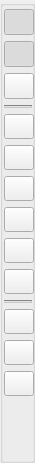
       <widget class="QGroupBox" name="groupBox">
        <property name="sizePolicy">
         <sizepolicy hsizetype="Fixed" vsizetype="Expanding">
          <horstretch>0</horstretch>
          <verstretch>0</verstretch>
         </sizepolicy>
        </property>
        <property name="minimumSize">
         <size>
          <width>35</width>
          <height>0</height>
         </size>
        </property>
        <property name="maximumSize">
         <size>
          <width>30</width>
          <height>16777215</height>
         </size>
        </property>
        <property name="tabletTracking">
         <bool>false</bool>
        </property>
        <property name="focusPolicy">
         <enum>Qt::NoFocus</enum>
        </property>
        <property name="layoutDirection">
         <enum>Qt::LeftToRight</enum>
        </property>
        <property name="inputMethodHints">
         <set>Qt::ImhNone</set>
        </property>
        <property name="alignment">
         <set>Qt::AlignLeading|Qt::AlignLeft|Qt::AlignVCenter</set>
        </property>
        <property name="flat">
         <bool>false</bool>
        </property>
        <layout class="QVBoxLayout" name="verticalLayout_28">
         <property name="leftMargin">
          <number>0</number>
         </property>
         <property name="topMargin">
          <number>0</number>
         </property>
         <property name="rightMargin">
          <number>0</number>
         </property>
         <property name="bottomMargin">
          <number>0</number>
         </property>
         <item>
          <layout class="QVBoxLayout" name="verticalLayout_24">
           <property name="sizeConstraint">
            <enum>QLayout::SetDefaultConstraint</enum>
           </property>
           <property name="leftMargin">
            <number>1</number>
           </property>
           <property name="topMargin">
            <number>3</number>
           </property>
           <property name="bottomMargin">
            <number>4</number>
           </property>
           <item>
            <widget class="QPushButton" name="ckbSurfaceGrid">
             <property name="sizePolicy">
              <sizepolicy hsizetype="Fixed" vsizetype="Fixed">
               <horstretch>0</horstretch>
               <verstretch>0</verstretch>
              </sizepolicy>
             </property>
             <property name="minimumSize">
              <size>
               <width>30</width>
               <height>30</height>
              </size>
             </property>
             <property name="maximumSize">
              <size>
               <width>30</width>
               <height>30</height>
              </size>
             </property>
             <property name="font">
              <font>
               <family>黑体</family>
              </font>
             </property>
             <property name="toolTip">
              <string>&lt;html&gt;&lt;head/&gt;&lt;body&gt;&lt;p&gt;网格开关&lt;/p&gt;&lt;/body&gt;&lt;/html&gt;</string>
             </property>
             <property name="layoutDirection">
              <enum>Qt::LeftToRight</enum>
             </property>
             <property name="autoFillBackground">
              <bool>false</bool>
             </property>
             <property name="styleSheet">
              <string notr="true">
															QPushButton{
															border-image:url(:/Ticon/Resources/网格-disable.png);
															}
															QPushButton:checked{
															border-image: url(:/Ticon/Resources/网格.png);
															}
															QPushButton{
															min-height:18px;
															}
														</string>
             </property>
             <property name="text">
              <string/>
             </property>
             <property name="icon">
              <iconset resource="Turbine_Blade.qrc">
               <normaloff>:/Ticon/Resources/mesh.png</normaloff>:/Ticon/Resources/mesh.png</iconset>
             </property>
             <property name="iconSize">
              <size>
               <width>25</width>
               <height>25</height>
              </size>
             </property>
             <property name="checkable">
              <bool>true</bool>
             </property>
             <property name="checked">
              <bool>true</bool>
             </property>
            </widget>
           </item>
           <item>
            <widget class="QPushButton" name="ckbCoordCircle">
             <property name="sizePolicy">
              <sizepolicy hsizetype="Fixed" vsizetype="Fixed">
               <horstretch>0</horstretch>
               <verstretch>0</verstretch>
              </sizepolicy>
             </property>
             <property name="minimumSize">
              <size>
               <width>30</width>
               <height>30</height>
              </size>
             </property>
             <property name="maximumSize">
              <size>
               <width>30</width>
               <height>30</height>
              </size>
             </property>
             <property name="font">
              <font>
               <family>黑体</family>
              </font>
             </property>
             <property name="toolTip">
              <string>&lt;html&gt;&lt;head/&gt;&lt;body&gt;&lt;p&gt;坐标圈开关&lt;/p&gt;&lt;/body&gt;&lt;/html&gt;</string>
             </property>
             <property name="styleSheet">
              <string notr="true">
															QPushButton{
															border-image:url(:/Ticon/Resources/coord-disable.png);
															}
															QPushButton:checked{
															border-image: url(:/Ticon/Resources/Move.png);
															}
															QPushButton{
															min-height:18px;
															}
														</string>
             </property>
             <property name="text">
              <string/>
             </property>
             <property name="iconSize">
              <size>
               <width>25</width>
               <height>25</height>
              </size>
             </property>
             <property name="checkable">
              <bool>true</bool>
             </property>
             <property name="checked">
              <bool>true</bool>
             </property>
            </widget>
           </item>
           <item>
            <widget class="QPushButton" name="ckbFaceCull">
             <property name="sizePolicy">
              <sizepolicy hsizetype="Fixed" vsizetype="Fixed">
               <horstretch>0</horstretch>
               <verstretch>0</verstretch>
              </sizepolicy>
             </property>
             <property name="minimumSize">
              <size>
               <width>30</width>
               <height>30</height>
              </size>
             </property>
             <property name="maximumSize">
              <size>
               <width>30</width>
               <height>30</height>
              </size>
             </property>
             <property name="font">
              <font>
               <family>黑体</family>
              </font>
             </property>
             <property name="toolTip">
              <string>&lt;html&gt;&lt;head/&gt;&lt;body&gt;&lt;p&gt;面剔除开关&lt;/p&gt;&lt;/body&gt;&lt;/html&gt;</string>
             </property>
             <property name="styleSheet">
              <string notr="true">
															QPushButton{
															border-image: url(:/Ticon/Resources/6610 - View.png);
															}
															QPushButton:checked{
															border-image:url(:/Ticon/Resources/View-disable.png);
															}
															QPushButton{
															min-height:18px;
															}
														</string>
             </property>
             <property name="text">
              <string/>
             </property>
             <property name="iconSize">
              <size>
               <width>25</width>
               <height>25</height>
              </size>
             </property>
             <property name="checkable">
              <bool>true</bool>
             </property>
            </widget>
           </item>
           <item>
            <widget class="Line" name="line">
             <property name="styleSheet">
              <string notr="true">background-color: rgb(199, 199, 199);</string>
             </property>
             <property name="orientation">
              <enum>Qt::Horizontal</enum>
             </property>
            </widget>
           </item>
           <item>
            <widget class="QPushButton" name="viewpoints">
             <property name="sizePolicy">
              <sizepolicy hsizetype="Minimum" vsizetype="Minimum">
               <horstretch>0</horstretch>
               <verstretch>0</verstretch>
              </sizepolicy>
             </property>
             <property name="minimumSize">
              <size>
               <width>30</width>
               <height>25</height>
              </size>
             </property>
             <property name="maximumSize">
              <size>
               <width>30</width>
               <height>30</height>
              </size>
             </property>
             <property name="toolTip">
              <string>&lt;html&gt;&lt;head/&gt;&lt;body&gt;&lt;p&gt;点集&lt;/p&gt;&lt;/body&gt;&lt;/html&gt;</string>
             </property>
             <property name="styleSheet">
              <string notr="true"/>
             </property>
             <property name="text">
              <string/>
             </property>
             <property name="icon">
              <iconset resource="Turbine_Blade.qrc">
               <normaloff>:/Ticon/Resources/point.png</normaloff>:/Ticon/Resources/point.png</iconset>
             </property>
             <property name="iconSize">
              <size>
               <width>27</width>
               <height>27</height>
              </size>
             </property>
             <property name="checkable">
              <bool>false</bool>
             </property>
             <property name="checked">
              <bool>false</bool>
             </property>
            </widget>
           </item>
           <item>
            <widget class="QPushButton" name="viewlines">
             <property name="sizePolicy">
              <sizepolicy hsizetype="Minimum" vsizetype="Minimum">
               <horstretch>0</horstretch>
               <verstretch>0</verstretch>
              </sizepolicy>
             </property>
             <property name="minimumSize">
              <size>
               <width>30</width>
               <height>25</height>
              </size>
             </property>
             <property name="maximumSize">
              <size>
               <width>30</width>
               <height>30</height>
              </size>
             </property>
             <property name="toolTip">
              <string>&lt;html&gt;&lt;head/&gt;&lt;body&gt;&lt;p&gt;线框&lt;/p&gt;&lt;/body&gt;&lt;/html&gt;</string>
             </property>
             <property name="styleSheet">
              <string notr="true"/>
             </property>
             <property name="text">
              <string/>
             </property>
             <property name="icon">
              <iconset resource="Turbine_Blade.qrc">
               <normaloff>:/Ticon/Resources/3Dmesh.png</normaloff>:/Ticon/Resources/3Dmesh.png</iconset>
             </property>
             <property name="iconSize">
              <size>
               <width>27</width>
               <height>27</height>
              </size>
             </property>
            </widget>
           </item>
           <item>
            <widget class="QPushButton" name="viewfill">
             <property name="sizePolicy">
              <sizepolicy hsizetype="Fixed" vsizetype="Fixed">
               <horstretch>0</horstretch>
               <verstretch>0</verstretch>
              </sizepolicy>
             </property>
             <property name="minimumSize">
              <size>
               <width>30</width>
               <height>25</height>
              </size>
             </property>
             <property name="maximumSize">
              <size>
               <width>30</width>
               <height>30</height>
              </size>
             </property>
             <property name="toolTip">
              <string>&lt;html&gt;&lt;head/&gt;&lt;body&gt;&lt;p&gt;平滑面&lt;/p&gt;&lt;/body&gt;&lt;/html&gt;</string>
             </property>
             <property name="styleSheet">
              <string notr="true"/>
             </property>
             <property name="text">
              <string/>
             </property>
             <property name="icon">
              <iconset resource="Turbine_Blade.qrc">
               <normaloff>:/Ticon/Resources/facefill.png</normaloff>:/Ticon/Resources/facefill.png</iconset>
             </property>
             <property name="iconSize">
              <size>
               <width>27</width>
               <height>27</height>
              </size>
             </property>
            </widget>
           </item>
           <item>
            <widget class="QPushButton" name="viewflatfill">
             <property name="sizePolicy">
              <sizepolicy hsizetype="Fixed" vsizetype="Fixed">
               <horstretch>0</horstretch>
               <verstretch>0</verstretch>
              </sizepolicy>
             </property>
             <property name="minimumSize">
              <size>
               <width>30</width>
               <height>25</height>
              </size>
             </property>
             <property name="maximumSize">
              <size>
               <width>30</width>
               <height>30</height>
              </size>
             </property>
             <property name="toolTip">
              <string>&lt;html&gt;&lt;head/&gt;&lt;body&gt;&lt;p&gt;面片&lt;/p&gt;&lt;/body&gt;&lt;/html&gt;</string>
             </property>
             <property name="styleSheet">
              <string notr="true"/>
             </property>
             <property name="text">
              <string/>
             </property>
             <property name="icon">
              <iconset resource="Turbine_Blade.qrc">
               <normaloff>:/Ticon/Resources/icon (12).png</normaloff>:/Ticon/Resources/icon (12).png</iconset>
             </property>
             <property name="iconSize">
              <size>
               <width>24</width>
               <height>24</height>
              </size>
             </property>
            </widget>
           </item>
           <item>
            <widget class="QPushButton" name="viewlight">
             <property name="sizePolicy">
              <sizepolicy hsizetype="Fixed" vsizetype="Fixed">
               <horstretch>0</horstretch>
               <verstretch>0</verstretch>
              </sizepolicy>
             </property>
             <property name="minimumSize">
              <size>
               <width>30</width>
               <height>25</height>
              </size>
             </property>
             <property name="maximumSize">
              <size>
               <width>30</width>
               <height>30</height>
              </size>
             </property>
             <property name="toolTip">
              <string>&lt;html&gt;&lt;head/&gt;&lt;body&gt;&lt;p&gt;光照模式&lt;/p&gt;&lt;/body&gt;&lt;/html&gt;</string>
             </property>
             <property name="styleSheet">
              <string notr="true"/>
             </property>
             <property name="text">
              <string/>
             </property>
             <property name="icon">
              <iconset resource="Turbine_Blade.qrc">
               <normaloff>:/Ticon/Resources/point.png</normaloff>:/Ticon/Resources/point.png</iconset>
             </property>
             <property name="iconSize">
              <size>
               <width>27</width>
               <height>27</height>
              </size>
             </property>
            </widget>
           </item>
           <item>
            <widget class="QPushButton" name="viewnormal">
             <property name="sizePolicy">
              <sizepolicy hsizetype="Fixed" vsizetype="Fixed">
               <horstretch>0</horstretch>
               <verstretch>0</verstretch>
              </sizepolicy>
             </property>
             <property name="minimumSize">
              <size>
               <width>30</width>
               <height>25</height>
              </size>
             </property>
             <property name="maximumSize">
              <size>
               <width>30</width>
               <height>30</height>
              </size>
             </property>
             <property name="toolTip">
              <string>&lt;html&gt;&lt;head/&gt;&lt;body&gt;&lt;p&gt;法向模式&lt;/p&gt;&lt;/body&gt;&lt;/html&gt;</string>
             </property>
             <property name="styleSheet">
              <string notr="true"/>
             </property>
             <property name="text">
              <string/>
             </property>
             <property name="icon">
              <iconset resource="Turbine_Blade.qrc">
               <normaloff>:/Ticon/Resources/colorPoint.png</normaloff>:/Ticon/Resources/colorPoint.png</iconset>
             </property>
             <property name="iconSize">
              <size>
               <width>30</width>
               <height>30</height>
              </size>
             </property>
            </widget>
           </item>
           <item>
            <widget class="Line" name="line_2">
             <property name="styleSheet">
              <string notr="true">background-color: rgb(199, 199, 199);</string>
             </property>
             <property name="orientation">
              <enum>Qt::Horizontal</enum>
             </property>
            </widget>
           </item>
           <item>
            <widget class="QPushButton" name="viewclear">
             <property name="sizePolicy">
              <sizepolicy hsizetype="Fixed" vsizetype="Fixed">
               <horstretch>0</horstretch>
               <verstretch>0</verstretch>
              </sizepolicy>
             </property>
             <property name="minimumSize">
              <size>
               <width>30</width>
               <height>25</height>
              </size>
             </property>
             <property name="maximumSize">
              <size>
               <width>30</width>
               <height>30</height>
              </size>
             </property>
             <property name="toolTip">
              <string>&lt;html&gt;&lt;head/&gt;&lt;body&gt;&lt;p&gt;删除当前网格&lt;/p&gt;&lt;/body&gt;&lt;/html&gt;</string>
             </property>
             <property name="styleSheet">
              <string notr="true"/>
             </property>
             <property name="text">
              <string/>
             </property>
             <property name="icon">
              <iconset resource="Turbine_Blade.qrc">
               <normaloff>:/Ticon/Resources/Delete.png</normaloff>:/Ticon/Resources/Delete.png</iconset>
             </property>
             <property name="iconSize">
              <size>
               <width>27</width>
               <height>27</height>
              </size>
             </property>
            </widget>
           </item>
           <item>
            <widget class="QPushButton" name="btnLastMesh1">
             <property name="sizePolicy">
              <sizepolicy hsizetype="Fixed" vsizetype="Fixed">
               <horstretch>0</horstretch>
               <verstretch>0</verstretch>
              </sizepolicy>
             </property>
             <property name="minimumSize">
              <size>
               <width>30</width>
               <height>25</height>
              </size>
             </property>
             <property name="maximumSize">
              <size>
               <width>30</width>
               <height>30</height>
              </size>
             </property>
             <property name="focusPolicy">
              <enum>Qt::NoFocus</enum>
             </property>
             <property name="toolTip">
              <string>&lt;html&gt;&lt;head/&gt;&lt;body&gt;&lt;p&gt;选择前一个网格&lt;/p&gt;&lt;/body&gt;&lt;/html&gt;</string>
             </property>
             <property name="styleSheet">
              <string notr="true"/>
             </property>
             <property name="text">
              <string/>
             </property>
             <property name="icon">
              <iconset resource="Turbine_Blade.qrc">
               <normaloff>:/Ticon/Resources/arrow_click_cursor_pointer_icon.png</normaloff>:/Ticon/Resources/arrow_click_cursor_pointer_icon.png</iconset>
             </property>
             <property name="iconSize">
              <size>
               <width>40</width>
               <height>40</height>
              </size>
             </property>
            </widget>
           </item>
           <item>
            <widget class="QPushButton" name="btnNextMesh1">
             <property name="sizePolicy">
              <sizepolicy hsizetype="Fixed" vsizetype="Fixed">
               <horstretch>0</horstretch>
               <verstretch>0</verstretch>
              </sizepolicy>
             </property>
             <property name="minimumSize">
              <size>
               <width>30</width>
               <height>25</height>
              </size>
             </property>
             <property name="maximumSize">
              <size>
               <width>30</width>
               <height>30</height>
              </size>
             </property>
             <property name="toolTip">
              <string>&lt;html&gt;&lt;head/&gt;&lt;body&gt;&lt;p&gt;选择后一个网格&lt;/p&gt;&lt;/body&gt;&lt;/html&gt;</string>
             </property>
             <property name="styleSheet">
              <string notr="true"/>
             </property>
             <property name="text">
              <string/>
             </property>
             <property name="icon">
              <iconset resource="Turbine_Blade.qrc">
               <normaloff>:/Ticon/Resources/arrow_click_cursor_pointer_icon (1).png</normaloff>:/Ticon/Resources/arrow_click_cursor_pointer_icon (1).png</iconset>
             </property>
             <property name="iconSize">
              <size>
               <width>40</width>
               <height>40</height>
              </size>
             </property>
            </widget>
           </item>
          </layout>
         </item>
         <item>
          <spacer name="verticalSpacer">
           <property name="orientation">
            <enum>Qt::Vertical</enum>
           </property>
           <property name="sizeHint" stdset="0">
            <size>
             <width>20</width>
             <height>60</height>
            </size>
           </property>
          </spacer>
         </item>
        </layout>
       </widget>
